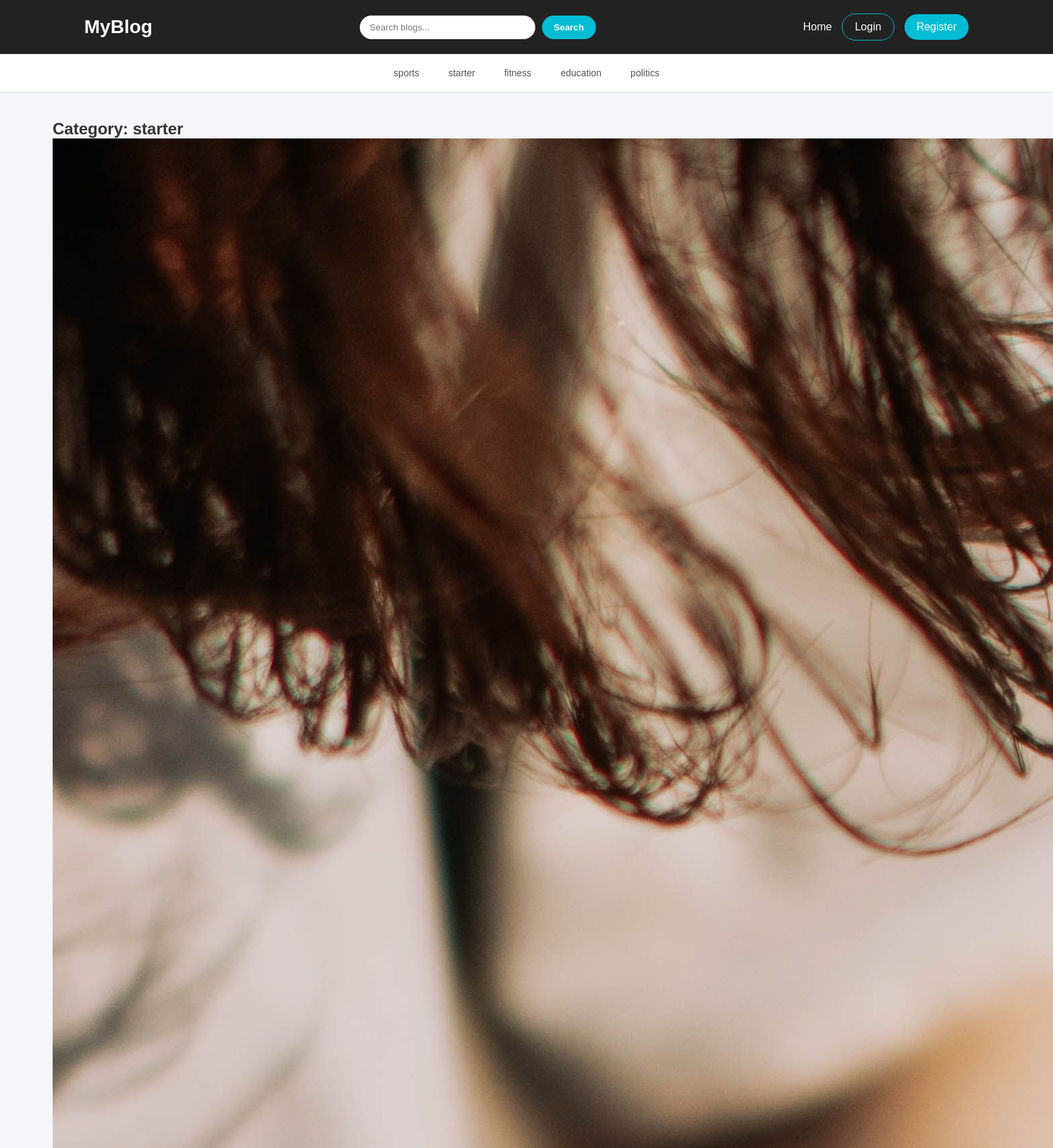
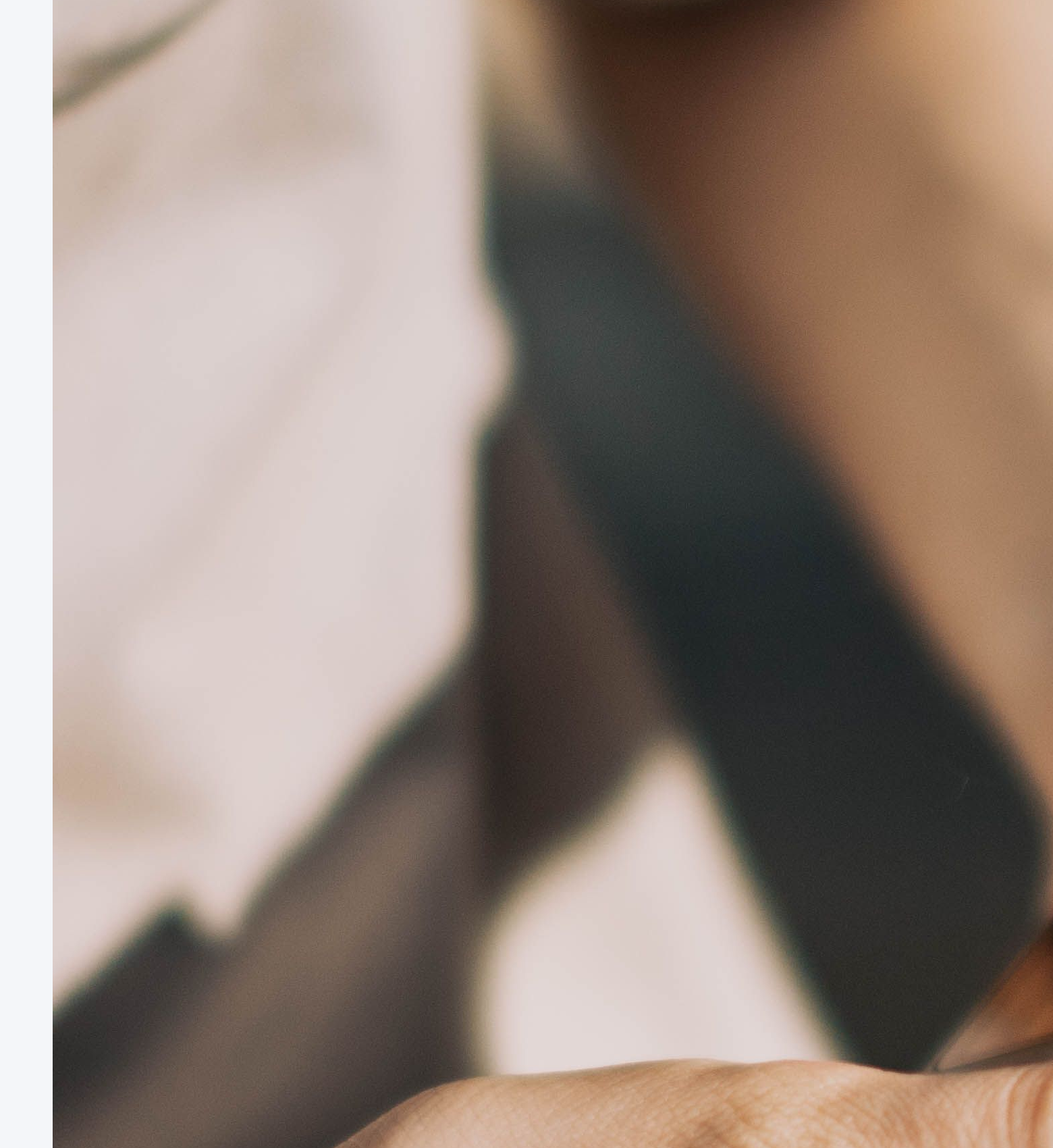
The app's page /category/2/ (upper part) with its own data (2 pictures, top to bottom).
### blogs/models.py (models this page shows, shortened)
class Category(models.Model):
    category_name = models.CharField(max_length=100)
    created_at = models.DateTimeField(auto_now_add=True)
    updated_at = models.DateTimeField(auto_now=True)

class Blog(models.Model):
    title = models.CharField(max_length=200)
    slug = models.SlugField(max_length=200, unique=True, blank=True)
    category = models.ForeignKey(Category, on_delete=models.CASCADE)
    author = models.CharField(max_length=100)
    featured_image = models.ImageField(upload_to='blog_images/')
    short_description = models.TextField()
    body_description = models.TextField()
    status = models.CharField(max_length=20, choices=status_choices, default='Draft')
    is_featured = models.BooleanField(default=False)
    created_at = models.DateTimeField(auto_now_add=True)
    updated_at = models.DateTimeField(auto_now=True)

### blogs/views.py (the view)
# urls.py: path('<int:category_id>/', views.posts_by_category, name='posts_by_category')
def posts_by_category(request, category_id):
    posts = Blog.objects.filter(category_id=category_id, status='Published')
    '''try:

        category = Category.objects.get(pk=category_id)
    except:
        return redirect('home')  # Redirect to home if category not found:
    '''
    category = get_object_or_404(Category, pk=category_id)
    context = {
        'category': category,
        'posts': posts
    }
    return render(request, 'posts_by_category.html', context)

### blogs/context_processors.py (called while the page is built)
def get_categories(request):
    categories = Category.objects.all()
    return dict(categories=categories)

def get_about_us(request):
    about_us = about_us_model.objects.first()  # Get the first instance of about_us
    return dict(about_us=about_us)

def get_social(request):
    social = social_model.objects.all()  # Get all instances of social
    return dict(social=social)

### templates/posts_by_category.html (shortened to what this page needs)
{% extends 'base.html' %}
{% block content %}
<div class="container">
    <h2 class="section-title">
        Category: {{ category.category_name }}
    </h2>
    <div class="posts">
        {% if posts %}
            {% for post in posts %}
            <div class="card">
                <img src="{{ post.featured_image.url }}" alt="{{ post.title }}">
            </div>
            {% endfor %}
        {% else %}
            <p style="text-align:center; width:100%;">
                No posts available in this category.
            </p>
        {% endif %}
    </div>
</div>
{% endblock %}

### templates/base.html (shortened to what this page needs)
{% load static %}
<!DOCTYPE html>
<html lang="en">
<head>
</head>
<body>
<header>
    <div class="logo">
        <a href="{% url 'home' %}">
            MyBlog
        </a>
    </div>
    <form class="search-box"
          method="GET"
          action="{% url 'search' %}">
        <input
            type="text"
            name="keyword"
            placeholder="Search blogs..."
        >
        <button type="submit">
            Search
        </button>
    </form>
    <nav>
        <a href="{% url 'home' %}">
            Home
        </a>
        {% if not user.is_authenticated %}
           <a href="{% url 'login' %}"
               class="login-btn">
                Login
            </a>
            <a href="{% url 'register' %}"
               class="register-btn">
                Register
            </a>
        {% else %}
             <a href="{% url 'logout' %}"
               class="logout-btn">
                Logout
            </a>
            <h5>Welcome, {{ user.username }}!</h5>
            {% endif %}
    </nav>
</header>
<div class="nav-scroller">
    <nav class="category-menu">
        {% for cat in categories %}
        <a href="{% url 'posts_by_category' cat.id %}">
            {{ cat.category_name }}
        </a>
        {% endfor %}
    </nav>
</div>
<div class="main-wrapper">
    <div class="content-area">
        {% block content %}
        {% endblock %}
    </div>
</div>
</body>
</html>

### templates/base.html (style rules this page uses)
* { margin:0; padding:0; box-sizing:border-box; font-family:Arial,sans-serif; }
body { background:#f4f6f9; color:#333; }
header { background:#222; padding:20px 8%; display:flex; justify-content:space-between; align-items:center; flex-wrap:wrap; gap:20px; }
.logo a { text-decoration:none; color:#fff; font-size:28px; font-weight:bold; }
.search-box { display:flex; align-items:center; gap:10px; }
.search-box input { width:260px; padding:10px 15px; border:none; border-radius:25px; outline:none; }
.search-box button { border:none; padding:10px 18px; border-radius:25px; background:#00bcd4; color:#fff; cursor:pointer; font-weight:bold; transition:.3s; }
nav { display:flex; align-items:center; gap:15px; }
nav a { text-decoration:none; color:#fff; transition:.3s; }
.login-btn { padding:10px 18px; border:1px solid #00bcd4; border-radius:25px; }
.register-btn { padding:10px 18px; border-radius:25px; background:#00bcd4; }
.nav-scroller { background:#fff; border-bottom:1px solid #ddd; padding:12px 10%; }
.category-menu { display:flex; justify-content:center; gap:15px; flex-wrap:wrap; }
.category-menu a { text-decoration:none; color:#555; padding:8px 14px; border-radius:20px; transition:.3s; font-size:14px; font-weight:500; }
.main-wrapper { width:90%; margin:40px auto; display:grid; grid-template-columns:3fr 1fr; gap:30px; }
.content-area { width:100%; }

### records on screen
Category: category_name "sports"
Category: category_name "starter"
Category: category_name "fitness"
Category: category_name "education"
Category: category_name "politics"
Blog: featured_image (picture)
